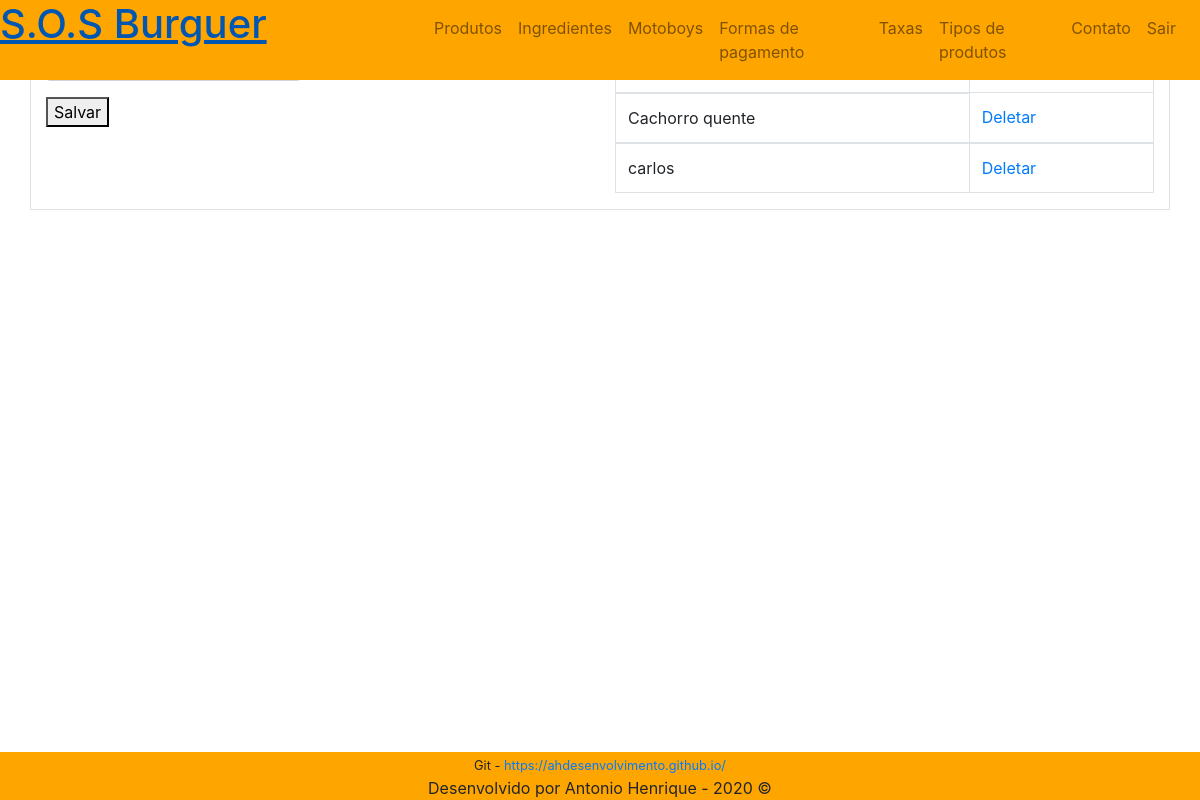
The app's page /tipos_produtos, older data.
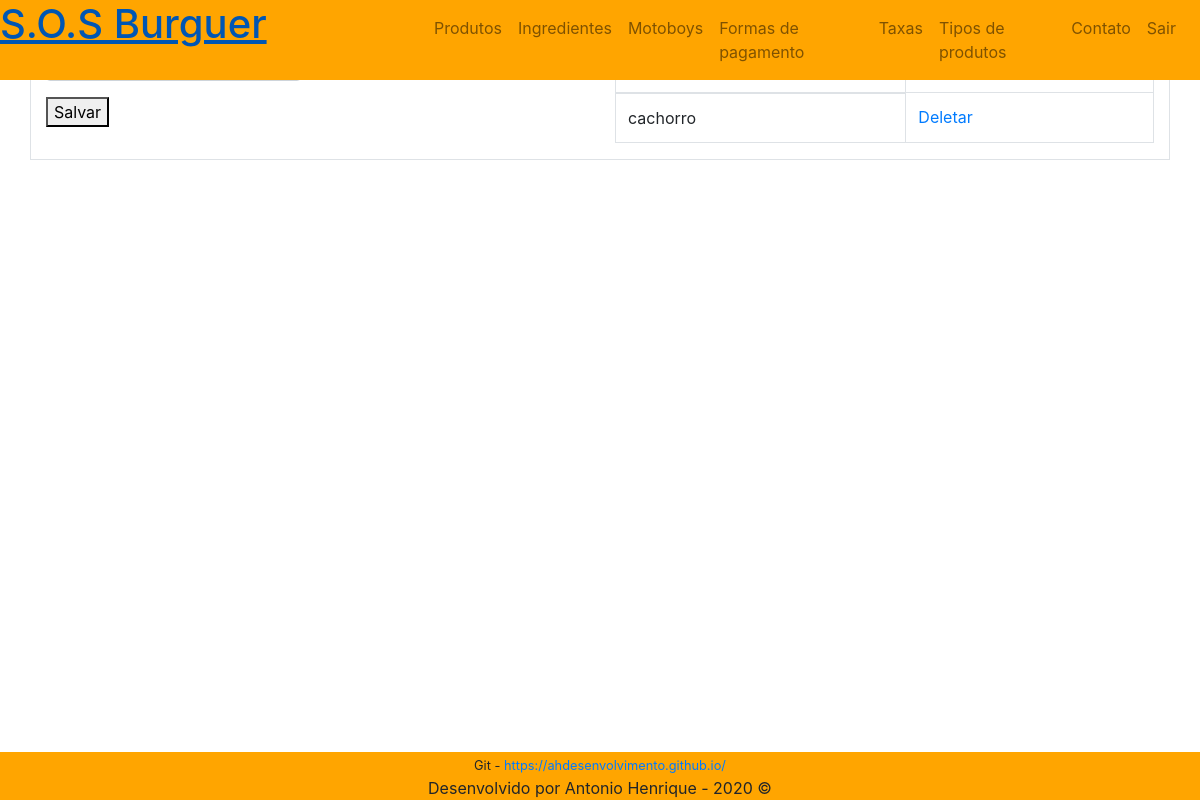
The same page, newer data.
### core/models.py (models this page shows)
class Tipo(models.Model):
    cod_tipo = models.AutoField('Código do tipo do produto', primary_key=True)
    tipo = models.CharField('Tipo', max_length=50)
    ativo = models.BooleanField('Ativo', default=False, null=True, blank=False)
    def __str__(self):
        return self.tipo

### core/views.py (the view)
# urls.py: path('tipos_produtos', tipos_produtos, name='tipos_produtos'),
def tipos_produtos(request):
    form = TipoProdutos(request.POST or None)
    if request.method == 'POST':
        if form.is_valid():
            form.save()
    else:
        form = TipoProdutos()
    tipos = Tipo.objects.all()
    return render(request, 'tipos.html', {'tipos':tipos, 'form':form})

### core/templates/tipos.html (shortened to what this page needs)
{% extends 'base_adm.html'%}
{% block content %}
<div class="container ajustar">
    <div class="row border">
        <div class="col-6 col-sm-6 col-md-6 col-lg-6">
            <h3>Cadastro de tipos de produtos</h3>
            <form action="" method="POST" class="form" enctype="multipart/form-data">
                <div class="row">
                    <div class="col-6 col-sm-6 col-md-6 col-lg-6">
                        <div class="form-group">
                        </div>
                    </div>
                </div>
                <button type="submit">Salvar</button>
            </form>
        </div>
        <div class="col-6 col-sm-6 col-md-6 col-lg-6">
           <h3>Tipos de produtos cadastrados</h3>
           <table class="table table-bordered">
                <thead>
                    <tr>
                        <th>Nome</th>
                    </tr>
                </thead>
                {% for i in tipos %}
                    <tbody>
                        <tr>
                            <td>{{i}}</td>
                            <td>
                                <a href="{% url 'deletar_tipo' i.cod_tipo%}">Deletar</a>
                            </td>
                        </tr>
                    </tbody>
                {% endfor %}
           </table>
        </div>
    </div>
</div>
{% endblock %}

Row changes from the older to the newer data that the page shows:
removed Tipo: tipo "carlos"
changed Tipo: tipo "Cachorro quente" → "cachorro"
